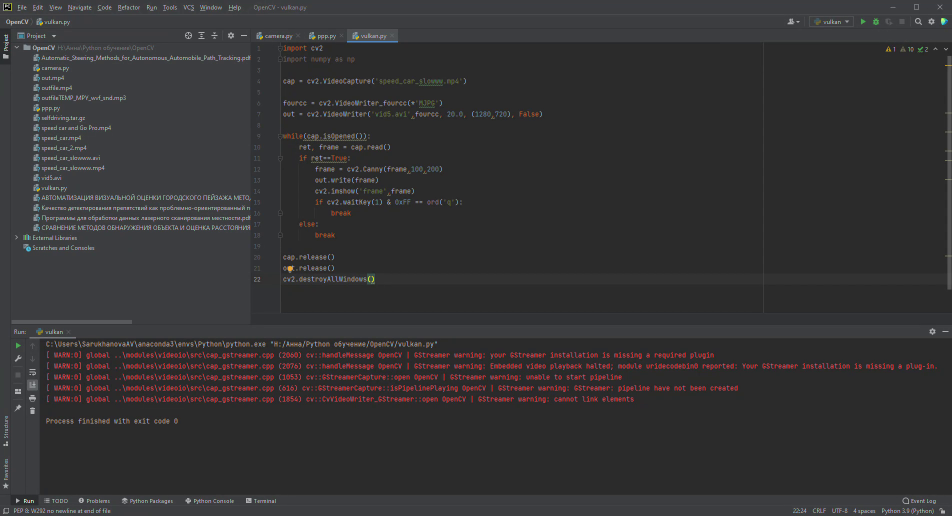
#> input picture frame 12 of Captures/OpenCV – vulkan.py 2022-06-28 11-09-46.mp4, 1904 x 1032 px, given in place of speed_car_slowww.mp4, which was not available (shown at 1/2 size)
$ python volcano.py
#> lines starting #> are read from the running program, lines starting #| are printed output that depends on the picture
#Импорт нужных библиотек
import cv2
import numpy as np

#Загружаем видео
cap = cv2.VideoCapture('speed_car_slowww.mp4')

#Считываем кадры видео и делаем преобразование Кэнни
while(cap.isOpened()):
    ret, frame = cap.read()
#> frame is the input picture: shape (1032, 1904, 3); mean B, G, R 52.1, 51.2, 52.5
    if ret==True:
        frame = cv2.Canny(frame,100,200)
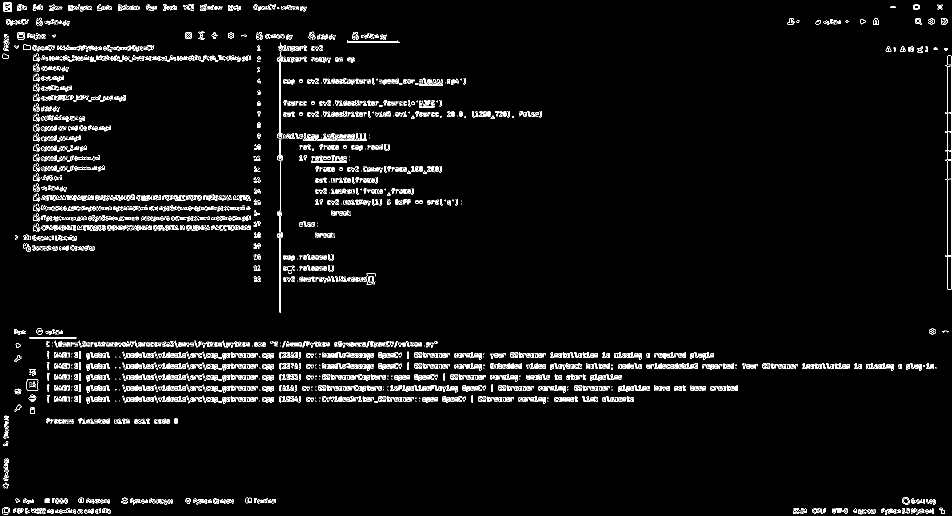
#> frame: shape (1032, 1904) (shown at 1/2 size); 3.5% white in thin lines or dots
        cv2.imshow('frame',frame)
        if cv2.waitKey(1) & 0xFF == ord('q'):
#> (key q is pressed here)
            break
    else:
        break

cap.release()
cv2.destroyAllWindows()

$ run again, starting later in the video
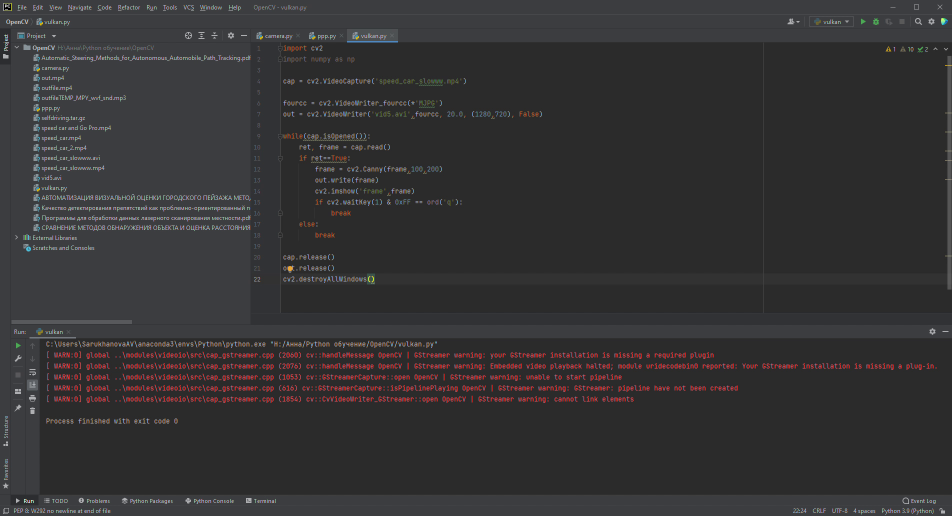
#> input picture frame 58 of Captures/OpenCV – vulkan.py 2022-06-28 11-09-46.mp4, 1904 x 1032 px, given in place of speed_car_slowww.mp4, which was not available (shown at 1/2 size)
#> frame is the input picture: shape (1032, 1904, 3); mean B, G, R 52.2, 51.2, 52.5
#> `frame = cv2.Canny(frame,100,200)`:
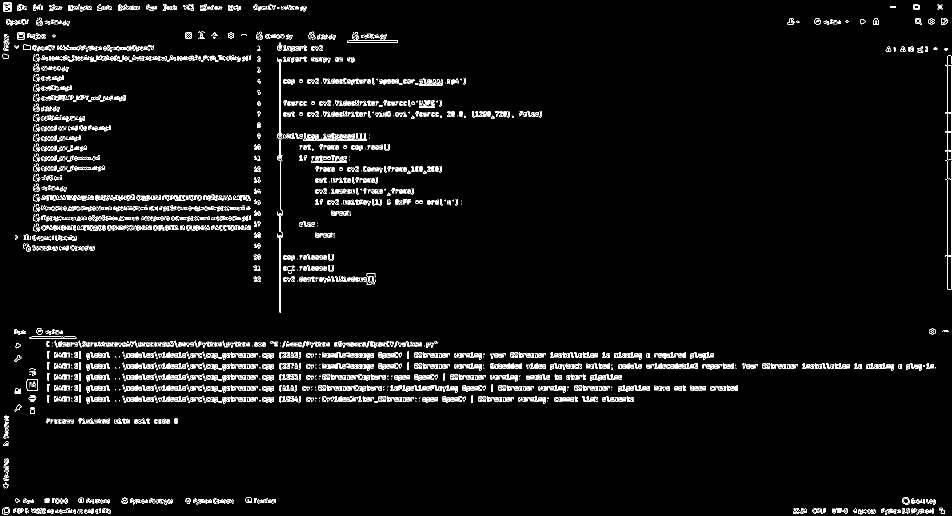
#> frame: shape (1032, 1904) (shown at 1/2 size); 3.5% white in thin lines or dots

$ run again, starting later in the video
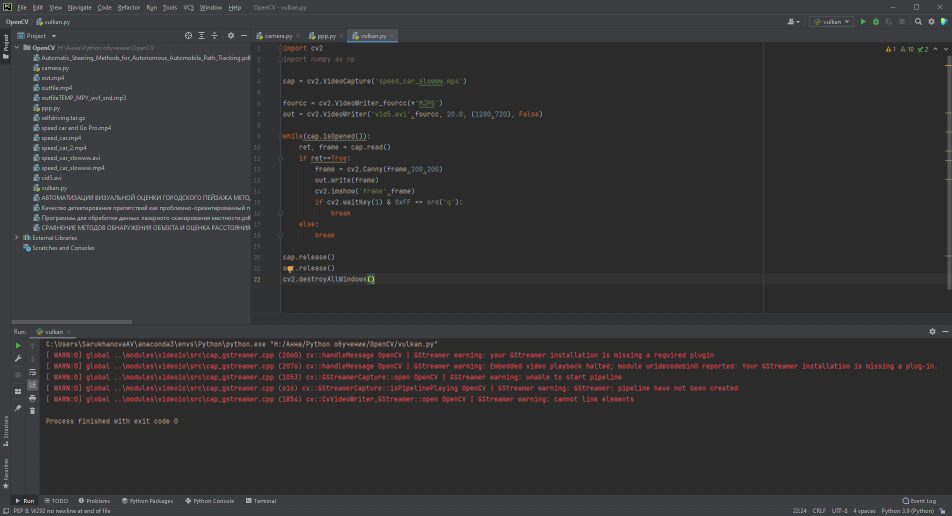
#> input picture frame 103 of Captures/OpenCV – vulkan.py 2022-06-28 11-09-46.mp4, 1904 x 1032 px, given in place of speed_car_slowww.mp4, which was not available (shown at 1/2 size)
#> frame is the input picture: shape (1032, 1904, 3); mean B, G, R 52.2, 51.2, 52.5
#> `frame = cv2.Canny(frame,100,200)`:
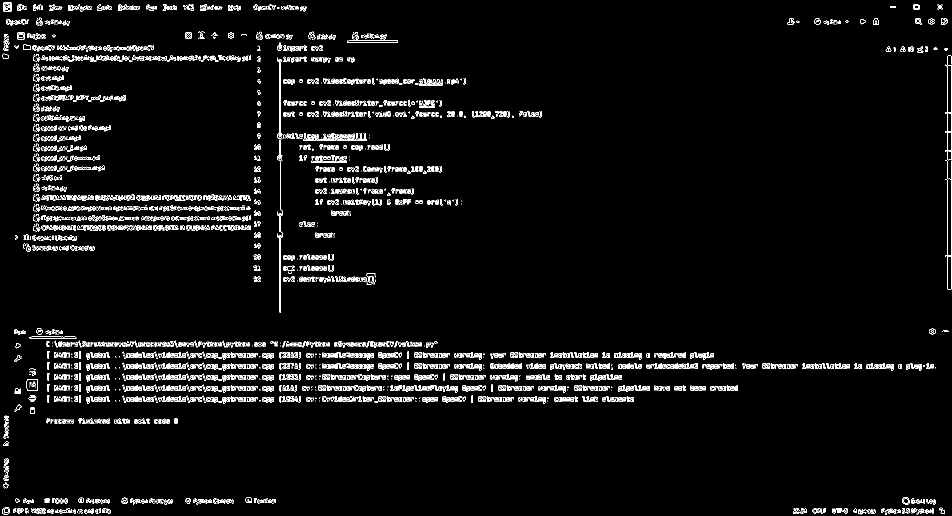
#> frame: shape (1032, 1904) (shown at 1/2 size); 3.5% white in thin lines or dots
